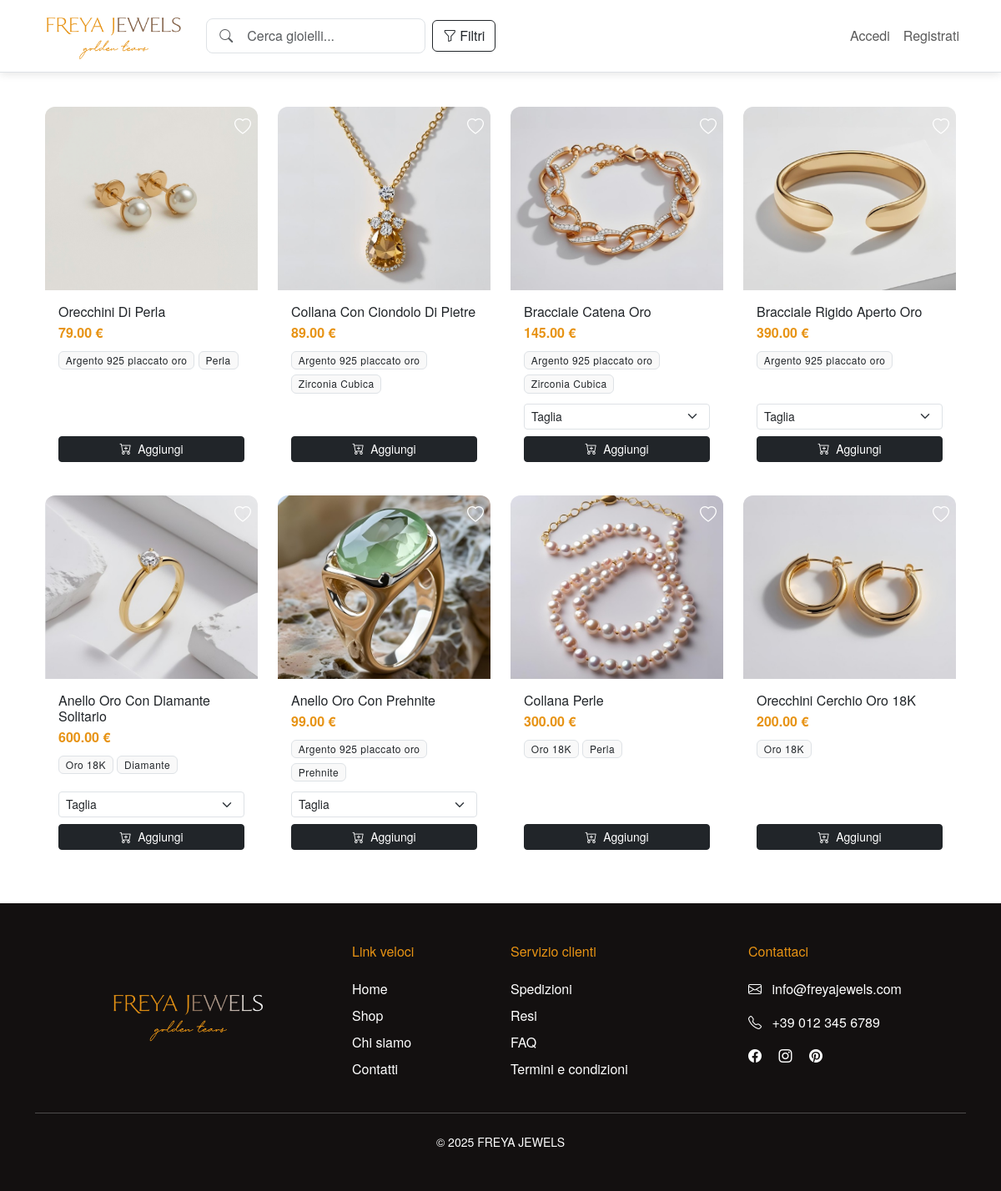
The page / on the database its author committed.
### shop/models.py (models this page shows, shortened)
class Product(models.Model):
    name = models.CharField(max_length=200)
    description = models.TextField()
    materials = models.ManyToManyField(
        Material,
        related_name='products',
        help_text="Seleziona almeno un materiale"
    )
    category = models.ForeignKey(
        'Category',
        on_delete=models.CASCADE,
        related_name='products'
    )
    price = models.DecimalField(
        max_digits=10,
        decimal_places=2,
        validators=[MinValueValidator(0.01)]
    )
    image = models.ImageField(upload_to='products/')
    available = models.BooleanField(default=True)
    created_at = models.DateTimeField(auto_now_add=True)
    updated_at = models.DateTimeField(auto_now=True)
    sizes = models.ManyToManyField(Size, blank=True)
    requires_size = models.BooleanField(default=False)
    total_sold = models.PositiveIntegerField(default=0)
    class Meta:
        ordering = ['-created_at']
        indexes = [
            models.Index(fields=['name', 'category']),
            models.Index(fields=['requires_size'])
        ]

class Material(models.Model):
    TYPE_CHOICES = [
        ('MT', 'Metallo'),
        ('GS', 'Pietra'),
        ('OR', 'Organico'),
    ]
    name = models.CharField(max_length=50, unique=True)
    type = models.CharField(
        max_length=2,
        choices=TYPE_CHOICES,
        default='MT'
    )

### shop/views.py (the view)
# urls.py: path('', ProductListView.as_view(), name='home'),
class ProductListView(ListView):
    model = Product
    template_name = 'shop/product_list.html'
    context_object_name = 'products'
    paginate_by = 10
    def get_queryset(self):
        queryset = Product.objects.filter(available=True).select_related('category')
        query = self.request.GET.get('q')
        category = self.request.GET.get('category')
        price_min = self.request.GET.get('price_min')
        price_max = self.request.GET.get('price_max')
        order_by = self.request.GET.get('order_by')
        materials = self.request.GET.getlist('material')
        if query:
            queryset = queryset.filter(
                Q(name__icontains=query) |
                Q(description__icontains=query) |
                Q(category__name__icontains=query)
            )
        if category:
            queryset = queryset.filter(category__slug=category)
        if price_min:
            queryset = queryset.filter(price__gte=price_min)
        if price_max:
            queryset = queryset.filter(price__lte=price_max)
        if order_by == 'price_asc':
            queryset = queryset.order_by('price')
        elif order_by == 'price_desc':
            queryset = queryset.order_by('-price')
        elif order_by == 'newest':
            queryset = queryset.order_by('-created_at')
        elif order_by == 'bestseller':
            queryset = queryset.order_by('-total_sold')
        if materials:
            queryset = queryset.filter(materials__name__in=materials)
        return queryset
    def get_context_data(self, **kwargs):
        context = super().get_context_data(**kwargs)
        context['categories'] = Category.objects.all()
        context['current_filters'] = self.request.GET
        materials = list(set(
            str(mat) for mat in
            Product.objects.exclude(materials__isnull=True)
            .values_list('materials__name', flat=True)
        ))
        context['materials'] = sorted(materials)  # Ordina alfabeticamente
        context['selected_materials'] = self.request.GET.getlist('material')  # Mantieni i materiali selezionati
        return context

### shop/context_processors.py (called while the page is built)
def cart_item_count(request):
    if request.user.is_authenticated:
        try:
            order = Order.objects.get(user=request.user, completed=False)
            count = sum(item.quantity for item in order.items.all())
        except Order.DoesNotExist:
            count = 0
    else:
        count = 0
    return {'cart_item_count': count}

### templates/shop/product_list.html (shortened to what this page needs)
{% extends "base.html" %}
{% load static %}
{% block content %}
<div class="container my-5">
    <div class="row g-4">
        {% for product in products %}
        <div class="col-lg-3 col-md-4 col-6">
            <div class="card border-0 h-100 overflow-hidden">
                <div class="position-relative bg-light">
                    <a href="{% url 'product-detail' product.pk %}">
                        <img src="{{ product.image.url }}"
                             class="img-fluid w-100"
                             style="height: 220px; object-fit: cover;"
                             alt="{{ product.name }}">
                    </a>
                    <button class="btn wishlist-btn position-absolute top-0 end-0 m-2 p-0 border-0 bg-transparent"
                            data-product-id="{{ product.id }}"
                            title="{% if product in request.user.wishlist.products.all %}Rimuovi{% else %}Aggiungi{% endif %} dalla wishlist">
                        {% if product in request.user.wishlist.products.all %}
                        <i class="bi bi-heart-fill text-danger fs-5"></i>
                        {% else %}
                        <i class="bi bi-heart text-white fs-5"></i>
                        {% endif %}
                    </button>
                </div>
                <div class="card-body d-flex flex-column">
                    <a href="{% url 'product-detail' product.pk %}" class="text-decoration-none text-dark">
                        <h6 class="card-title mb-1">{{ product.name }}</h6>
                        <p class="text-gold mb-2 fw-bold">{{ product.price }} €</p>
                    </a>
                    <div class="mb-2">
                        {% for mat in product.materials.all|slice:":2" %}
                        <span class="badge bg-light text-dark border small mb-1">{{ mat.name }}</span>
                        {% endfor %}
                    </div>
                    <form method="post" action="{% url 'add-to-cart' product.id %}" class="mt-auto">
                        {% if product.requires_size %}
                        <div class="mb-2">
                            <select name="size" class="form-select form-select-sm" required>
                                <option value="" disabled selected>Taglia</option>
                            </select>
                        </div>
                        {% endif %}
                        <button type="submit" class="btn btn-dark btn-sm w-100">
                            <i class="bi bi-cart-plus me-1"></i> Aggiungi
                        </button>
                    </form>
                </div>
            </div>
        </div>
        {% endfor %}
    </div>
</div>
<div class="position-fixed bottom-0 end-0 p-3" style="z-index: 11">
</div>
{% endblock %}

### templates/base.html (shortened to what this page needs)
{% load static %}
<!DOCTYPE html>
<html lang="it">
<head>
    <link href="https://cdn.jsdelivr.net/npm/bootstrap@5.3.0/dist/css/bootstrap.min.css" rel="stylesheet">
    <link rel="stylesheet" href="https://cdn.jsdelivr.net/npm/bootstrap-icons@1.10.0/font/bootstrap-icons.css">
</head>
<body>
    {% block navbar %}
    <nav class="navbar navbar-expand-lg navbar-light bg-white fixed-top border-bottom py-2">
        <div class="container">
            <a class="navbar-brand" href="{% url 'home' %}">
                <img src="{% static 'images/logo.png' %}" alt="FREYA JEWELS" class="img-fluid">
            </a>
            <div class="collapse navbar-collapse" id="navbarContent">
                <div class="d-flex align-items-center gap-2" style="max-width: 600px;">
                    <div class="position-relative flex-grow-1">
                        <i class="bi bi-search position-absolute start-0 top-50 translate-middle-y ms-3 text-muted"></i>
                        <form method="get" action="{% url 'product-list' %}">
                            <input type="text"
                                   name="q"
                                   class="form-control ps-5 py-2 rounded-pill"
                                   placeholder="Cerca gioielli..."
                                   value="{{ request.GET.q }}">
                        </form>
                    </div>
                    <button class="btn btn-outline-dark d-flex align-items-center"
                            type="button"
                            data-bs-toggle="collapse"
                            data-bs-target="#filterCollapse">
                        <i class="bi bi-funnel me-1"></i>
                        <span>Filtri</span>
                    </button>
                </div>
                <ul class="navbar-nav ms-auto">
                    {% if user.is_authenticated %}
                        <li class="nav-item dropdown">
                            <a class="nav-link dropdown-toggle d-flex align-items-center" href="#" role="button" data-bs-toggle="dropdown">
                                {% if user.profile_picture %}
                                    <img src="{{ user.profile_picture.url }}" class="profile-img rounded-circle me-2">
                                {% else %}
                                    <img src="{% static 'images/default_profile1.jpg' %}" class="profile-img rounded-circle me-2">
                                {% endif %}
                                <span class="d-none d-lg-inline">{{ user.first_name|default:user.username }}</span>
                            </a>
                            <ul class="dropdown-menu dropdown-menu-end">
                                <li><a class="dropdown-item" href="{% url 'profile' %}"><i class="bi bi-person me-2"></i>Profilo</a></li>
                                <li><a class="dropdown-item" href="{% url 'order-history' %}"><i class="bi bi-bag me-2"></i>Ordini</a></li>
                                <li><a class="dropdown-item" href="{% url 'wishlist' %}"><i class="bi bi-heart me-2"></i>Wishlist</a></li>
                                {% if user.is_store_manager or user.is_superuser %}
                                <li><a class="dropdown-item" href="{% url 'manager-dashboard' %}">
                                    <i class="bi bi-speedometer2 me-2"></i>Pannello Manager
                                </a></li>
                                {% endif %}
                                <li><hr class="dropdown-divider"></li>
                                <li>
                                    <form action="{% url 'logout' %}" method="post" class="d-inline">
                                        {% csrf_token %}
                                        <button type="submit" class="dropdown-item"><i class="bi bi-box-arrow-right me-2"></i>Logout</button>
                                    </form>
                                </li>
                            </ul>
                        </li>
                        <li class="nav-item">
                            <a class="nav-link position-relative" href="{% url 'cart-view' %}">
                                <i class="bi bi-cart"></i>
                                <span id="cart-counter" class="position-absolute top-0 start-100 translate-middle badge bg-dark rounded-pill">
                                    {{ cart_item_count|default:"0" }}
                                </span>
                            </a>
                        </li>
                    {% else %}
                        <li class="nav-item">
                            <a class="nav-link" href="{% url 'login' %}">Accedi</a>
                        </li>
                        <li class="nav-item">
                            <a class="nav-link" href="{% url 'register' %}">Registrati</a>
                        </li>
                    {% endif %}
                </ul>
            </div>
        </div>
    </nav>
    {% endblock %}
    <main class="container my-4">
        {% block content %}{% endblock %}
    </main>
    <footer class="text-white py-5 mt-5" style="background-color: #131010; bottom: 0;">
        <div class="container">
            <div class="row">
                <div class="col-md-4 mb-4 mb-md-0">
                    <a href="{% url 'home' %}">
                        <img src="{% static 'images/logo_dark.png' %}" alt="FREYA JEWELS" class="img-fluid">
                    </a>
                </div>
                <div class="col-md-2 mb-4 mb-md-0">
                    <h6 class="text-gold mb-4">Link veloci</h6>
                    <ul class="list-unstyled">
                        <li class="mb-2"><a href="{% url 'home' %}" class="text-white text-decoration-none">Home</a></li>
                        <li class="mb-2"><a href="{% url 'product-list' %}" class="text-white text-decoration-none">Shop</a></li>
                        <li class="mb-2"><a href="#" class="text-white text-decoration-none">Chi siamo</a></li>
                        <li class="mb-2"><a href="#" class="text-white text-decoration-none">Contatti</a></li>
                    </ul>
                </div>
                <div class="col-md-3 mb-4 mb-md-0">
                    <h6 class="text-gold mb-4">Servizio clienti</h6>
                    <ul class="list-unstyled">
                        <li class="mb-2"><a href="#" class="text-white text-decoration-none">Spedizioni</a></li>
                        <li class="mb-2"><a href="#" class="text-white text-decoration-none">Resi</a></li>
                        <li class="mb-2"><a href="#" class="text-white text-decoration-none">FAQ</a></li>
                        <li class="mb-2"><a href="#" class="text-white text-decoration-none">Termini e condizioni</a></li>
                    </ul>
                </div>
                <div class="col-md-3">
                    <h6 class="text-gold mb-4">Contattaci</h6>
                    <p><i class="bi bi-envelope me-2"></i> info@freyajewels.com</p>
                    <p><i class="bi bi-telephone me-2"></i> +39 012 345 6789</p>
                    <div class="mt-3">
                        <a href="#" class="text-white me-3"><i class="bi bi-facebook"></i></a>
                        <a href="#" class="text-white me-3"><i class="bi bi-instagram"></i></a>
                        <a href="#" class="text-white"><i class="bi bi-pinterest"></i></a>
                    </div>
                </div>
            </div>
            <hr class="my-4 bg-secondary">
            <div class="text-center">
                <p class="small mb-0">&copy; 2025 FREYA JEWELS</p>
            </div>
        </div>
    </footer>
</body>
</html>

### templates/base.html (style rules this page uses)
:root { --bs-primary: #212529; --bs-secondary: #6c757d; --bs-gold: #E79314; --bs-light-gold: #f8f0d6; --bs-dark-gold: #8c7a30; --bs-light-gray: #f8f9fa; }
body { font-family: 'Helvetica Neue', Arial, sans-serif; padding-top: 80px; background-color: #fff; min-height: 150vh; }
.navbar { box-shadow: 0 2px 10px rgba(0,0,0,0.1); background-color: white !important; }
.navbar-brand img { height: 60px; transition: transform 0.3s; }
.text-gold { color: var(--bs-gold); }
.card { border: none; transition: transform 0.3s ease, box-shadow 0.3s ease; border-radius: 0.5rem !important; overflow: hidden; }
.badge { font-weight: 500; letter-spacing: 0.5px; }
.bg-light { background-color: #f9f9f9 !important; }
.wishlist-btn { transition: all 0.2s ease; }
.card { border-radius: 12px !important; }
input.form-control { border-radius: 8px !important; }

### rows shown on the page
Product: image (picture), name "Orecchini Di Perla", price "79.00"
Material: name "Argento 925 placcato oro"
Material: name "Perla"
Product: image (picture), name "Collana Con Ciondolo Di Pietre", price "89.00"
Material: name "Zirconia Cubica"
Product: image (picture), name "Bracciale Catena Oro", price "145.00"
Product: image (picture), name "Bracciale Rigido Aperto Oro", price "390.00"
Product: image (picture), name "Anello Oro Con Diamante Solitario", price "600.00"
Material: name "Oro 18K"
Material: name "Diamante"
Product: image (picture), name "Anello Oro Con Prehnite", price "99.00"
Material: name "Prehnite"
Product: image (picture), name "Collana Perle", price "300.00"
Product: image (picture), name "Orecchini Cerchio Oro 18K", price "200.00"
